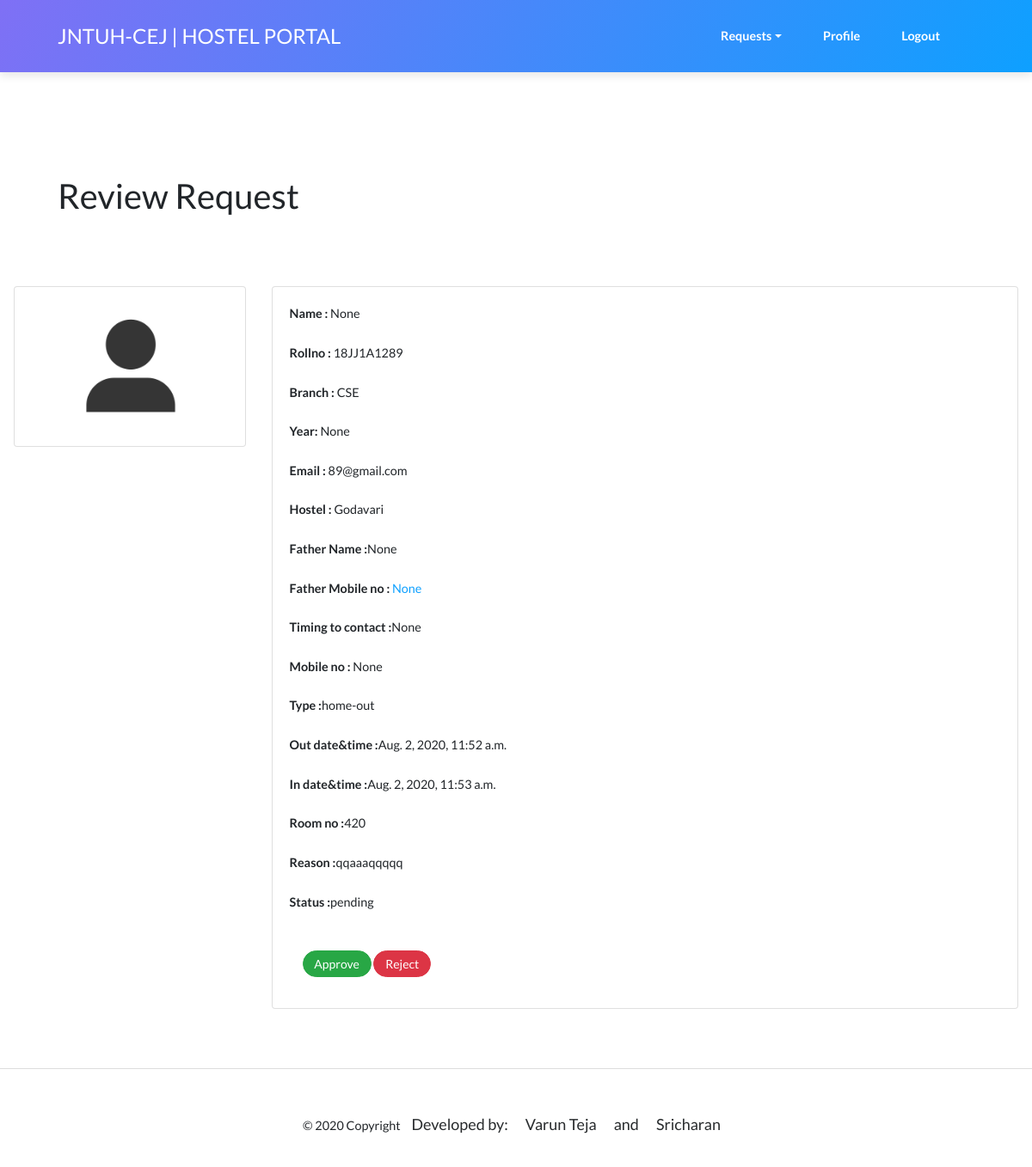
Page /review_request/101/ (signed in) on the committed database.
### Home/models.py (models this page shows, shortened)
class Student(models.Model):
    HNAMES = (
        ('Godavari','Godavari Boys Hostel'),
        ('krishna','Krishna Boys Hostel'),
        ('sharadha','Sharadha Girls Hostel'),
        ('saraswathi','Saraswathi Girls Hostel'),
    )
    BRANCHES=(
        ('CSE','CSE'),
        ('IT','IT'),
        ('EEE','EEE'),
        ('MECH','MECH'),
        ('ECE','ECE'),
    )
    STD_STATUS=(
        ('In','Inside Hostel'),
        ('Out','Outside Hostel'),
    )
    YEAR=(
        ('I','I'),
        ('II','II'),
        ('III','III'),
        ('IV','IV'),
        ('I-M.tech','I-M.tech'),
        ('II-M.tech', 'II-M.tech'),
    )
    user = models.OneToOneField(User, null=True, blank=True, on_delete=models.CASCADE)
    name = models.CharField(max_length=200, null=True)
    email = models.CharField(max_length=200, null=True,validators=[validate_email])
    branch = models.CharField(max_length=200, null=True,choices=BRANCHES)
    year= models.CharField(max_length=200,null=True,choices=YEAR)
    hostel = models.CharField(max_length=200, null=True,choices=HNAMES)
    rollno = models.CharField(max_length=200,primary_key=True)
    father_name = models.CharField(max_length=200, null=True)
    father_mobile_no = models.CharField(max_length=200, null=True)
    mobile_no = models.CharField(max_length=200, null=True)
    address = models.CharField(max_length=500, null=True,default='Specify correct address')
    date_created = models.DateTimeField(auto_now_add=True, null=True)
    profile_pic= models.ImageField(null=True,default='default.png',validators=[validate_image],upload_to='profilepics')
    student_status=models.CharField(max_length=200,null=True,choices=STD_STATUS,default='In')

class Appeal(models.Model):
    TYPES=(
        ('home-out','Home-Out'),
        ('day-out','Day-Out'),
    )
    STATUS=(
        ('pending','Pending'),
        ('approved','Approved'),
        ('rejected','Rejected'),
        ('used','Used'),
        ('expired','Expired'),
    )
    HNAMES = (
        ('Godavari', 'Godavari Boys Hostel'),
        ('krishna', 'Krishna Boys Hostel'),
        ('sharadha', 'Sharadha Girls Hostel'),
        ('saraswathi', 'Saraswathi Girls Hostel'),
    )
    YEAR = (
        ('I', 'I'),
        ('II', 'II'),
        ('III', 'III'),
        ('IV', 'IV'),
        ('I-M.tech', 'I-M.tech'),
        ('II-M.tech', 'II-M.tech'),
    )
    BRANCHES = (
        ('CSE', 'CSE'),
        ('IT', 'IT'),
        ('EEE', 'EEE'),
        ('MECH', 'MECH'),
        ('ECE', 'ECE'),
    )
    student = models.ForeignKey(Student,null=True,on_delete=models.SET_NULL)
    branch = models.CharField(max_length=200, null=True, choices=BRANCHES)
    year = models.CharField(max_length=200, null=True, choices=YEAR)
    staff = models.CharField(max_length=500,null=True,default='To be allocated')
    type = models.CharField(max_length=200,default='home-out',choices=TYPES)
    room_no = models.IntegerField(null=True)
    out_datetime = models.DateTimeField('Out Date&Time (yyyy-mm-dd 24hr:60min)',null=False)
    in_datetime = models.DateTimeField('In Date&Time(yyyy-mm-dd 24hr:60min)',null=False)
    actual_in=  models.DateTimeField(null=True,blank=True)
    actual_out = models.DateTimeField(null=True, blank=True)
    reason = models.CharField(max_length=500,null=True)
    father_mobile_no = models.CharField(max_length=200, null=True)
    timings=models.CharField(max_length=200,null=True)
    hostel = models.CharField(max_length=100, null=True,choices=HNAMES)
    status = models.CharField(max_length=200,null=True,choices=STATUS,default='pending')
    qr_code=models.ImageField(null=True,blank=True,upload_to='qr_codes')

### Home/decorators.py (the view)
		def wrapper_func(request, *args, **kwargs):
			group = None
			if request.user.groups.exists():
				group = request.user.groups.all()[0].name
			if group in allowed_roles:
				return view_func(request, *args, **kwargs)
			else:
				return HttpResponse('You are not authorized to view this page')

### Home/views.py (called while the page is built, shortened)
@allowed_users(allowed_roles=['staff','HM'])
def viewrequest(request,pk):
    appeal=Appeal.objects.get(id=pk)
    student=Student.objects.get(rollno=appeal.student.rollno)
    caretaker=Staff.objects.get(user=request.user)
    crname=caretaker.name
    context={'student':student,'staff':caretaker,'appeal':appeal}
    return render(request,'Home/viewrequest.html',context)

### Home/templates/Home/viewrequest.html (shortened to what this page needs)
{% extends 'Home/caretakerbase.html' %}
{% load static %}
{% block content %}
<div style="margin-top : 100px ">
<div class="container">
	<h1>Review Request</h1>
</div>
</div>
<div style="margin : 69px ">
	<div class="container">
<div class="row">
	<div class="col-md-3">
		<div class="card card-body">
			<img class="profile-pic" src="{{ student.profile_pic.url }}" >
		</div>
	</div>
	<div class="col-md-9">
		<div class="card card-body">
			<p><label><strong>Name :</strong></label> {{ student.name }}</p>
            <p><label><strong>Rollno :</strong> </label> {{ student.rollno }}</p>
            <p><label><strong>Branch : </strong></label> {{ student.branch }}</p>
			<p><label ><strong>Year:</strong></label> {{ student.year }}</p>
            <p><label><strong>Email : </strong></label> {{ student.email }}</p>
            <p><label><strong>Hostel : </strong></label> {{ student.hostel }}</p>
			<p><label><strong>Father Name : </strong></label>{{ student.father_name }}</p>
			<p><label><strong>Father Mobile no : </strong></label>  <a href="tel: {{ student.father_mobile_no }}" >{{ student.father_mobile_no }}</a></p>
            <p><label><strong>Timing to contact : </strong></label>{{ appeal.timings }}</p>
			<p><label><strong>Mobile no : </strong></label> {{ student.mobile_no }}</p>
            <p><label><strong>Type : </strong></label>{{ appeal.type }}</p>
            <p><label><strong>Out date&time : </strong></label>{{ appeal.out_datetime }}</p>
            <p><label><strong>In date&time : </strong></label>{{ appeal.in_datetime }}</p>
            <p><label><strong>Room no : </strong></label>{{ appeal.room_no }}</p>
            <p><label><strong>Reason : </strong></label>{{ appeal.reason }}</p>
            <p><label><strong>Status : </strong></label>{{ appeal.status }}</p>
			<form action="" method="POST">
				<div class="form-group">
  <div class="col-md-8">
    <button id="submit" name="submit" class="btn btn-sm btn-success" value="1">Approve</button>
    <button id="cancel" name="cancel" class="btn btn-sm btn-danger" value="1">Reject</button>
  </div>
</div>
			</form>
		</div>
	</div>
</div>
	</div>
</div>
{% endblock content %}

### Home/templates/Home/caretakerbase.html (shortened to what this page needs)
{% load static %}
<!DOCTYPE html>
<html>
<head>
    <link rel="stylesheet" href="{% static '/bootstrap/css/bootstrap.min.css' %}">
    <link rel="stylesheet" href="https://use.fontawesome.com/releases/v5.12.0/css/all.css">
    <link rel="stylesheet" href="https://cdnjs.cloudflare.com/ajax/libs/ionicons/2.0.1/css/ionicons.min.css">
    <link rel="stylesheet" href="https://cdnjs.cloudflare.com/ajax/libs/pikaday/1.6.1/css/pikaday.min.css">
    <link rel="stylesheet" href="{% static '/css/styles.min.css' %}">
</head>
<body>
    <nav class="navbar navbar-dark navbar-expand-lg fixed-top bg-white portfolio-navbar gradient">
        <div class="container"><a class="navbar-brand logo" href="/">JNTUH-CEJ | HOSTEL PORTAL</a>
            <div
                class="collapse navbar-collapse" id="navbarNav">
                <ul class="nav navbar-nav ml-auto">
                    <li class="nav-item dropdown">
                        <a class="dropdown-toggle nav-link" data-toggle="dropdown" aria-expanded="false" href="#">Requests</a>
                    </li>
                    <li class="nav-item" role="presentation"><a class="nav-link active" href="{% url 'caretakerprofile'  %}">Profile</a></li>
                    <li class="nav-item" role="presentation" ><a class="nav-link" href="{% url 'logout' %}">Logout</a></li>
                </ul>
                </div>
        </div>
    </nav>
{% block content %}
    {% endblock content %}
<footer class="page-footer font-small indigo">
  <div class="footer-copyright text-center py-3">© 2020 Copyright
    <a> Developed by:
      <a href="https://varunofficial2509.github.io/">Varun Teja
      <a>and
      <a href="https://vodnalasricharan.github.io">Sricharan</a></a></a></a>
  </div>
</footer>
</body>
</html>

### Home/templates/Home/viewrequest.html (style rules this page uses)
.profile-pic { max-width: 200px; max-height:200px; margin: 0 auto; border-radius: 50%; }

### rows in the picture
Student: profile_pic (placeholder picture), name "None", rollno "18JJ1A1289", branch "CSE", year "None", email "89@gmail.com", hostel "Godavari", father_name "None", father_mobile_no "None", mobile_no "None"
Appeal: timings "None", type "home-out", out_datetime "Aug. 2, 2020, 11:52 a.m.", in_datetime "Aug. 2, 2020, 11:53 a.m.", room_no "420", reason "qqaaaqqqqq", status "pending"
